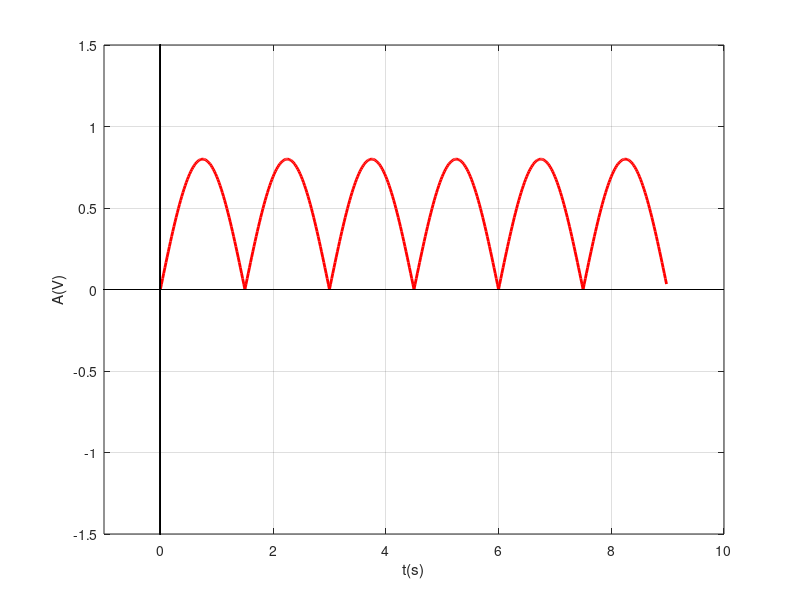

Reproduce this figure in MATLAB.
% rezolutie temporara de 20ms
% semnal sinusoidal redresat de dubla alternanta
% lucram pe un timp de 9s, pt a ilustra 3 perioade de 3s

A = 0.8;
T = 3;
t = 0 : 0.02 : 9;
x = zeros(length(t));

% pt valorile pozitive ale semnalului s-a pastrat ordonata respectiva,
% iar pentru valorile negative ordonata punctelor a fost setata cu
% opusul acesteia pt a reprezenta dubla alternanta

x(1 : 75) = A * sin(t(1 : 75) * 2 * pi / T);
x(76 : 150) = -A * sin(t(76 : 150) * 2 * pi / T);

x(151 : 225) =  A * sin(t(151 : 225) * 2 * pi / T);
x(226 : 300) =  -A * sin(t(226 : 300) * 2 * pi / T);

x(301 : 375) =  A * sin(t(301 : 375) * 2 * pi / T);
x(376 : 450) =  -A * sin(t(376 : 450) * 2 * pi / T);

% variabile utilizate pentru evidentierea axei x
xaxis_1 = -2 : 0.2 : 10;
xaxis_2 = zeros(length(xaxis_1));

% variabile utilizate pentru evidentierea axei y
yaxis_1 = -2 : 0.2 : 2;
yaxis_2 = zeros(length(yaxis_1));

figure(1);
title('Semnal sinusoidal redresat de dubla alternanta, subpunctul 2, 20ms');
plot(t(1:450), x(1:450), '-r', 'LineWidth', 2.0);
hold on;
plot(xaxis_1, xaxis_2, '-k', 'LineWidth', 0.5);
plot(yaxis_2, yaxis_1, '-k', 'LineWidth', 0.5);
xlabel('t(s)');
ylabel('A(V)');
axis([-1 10 -1.5 1.5]);
grid;

